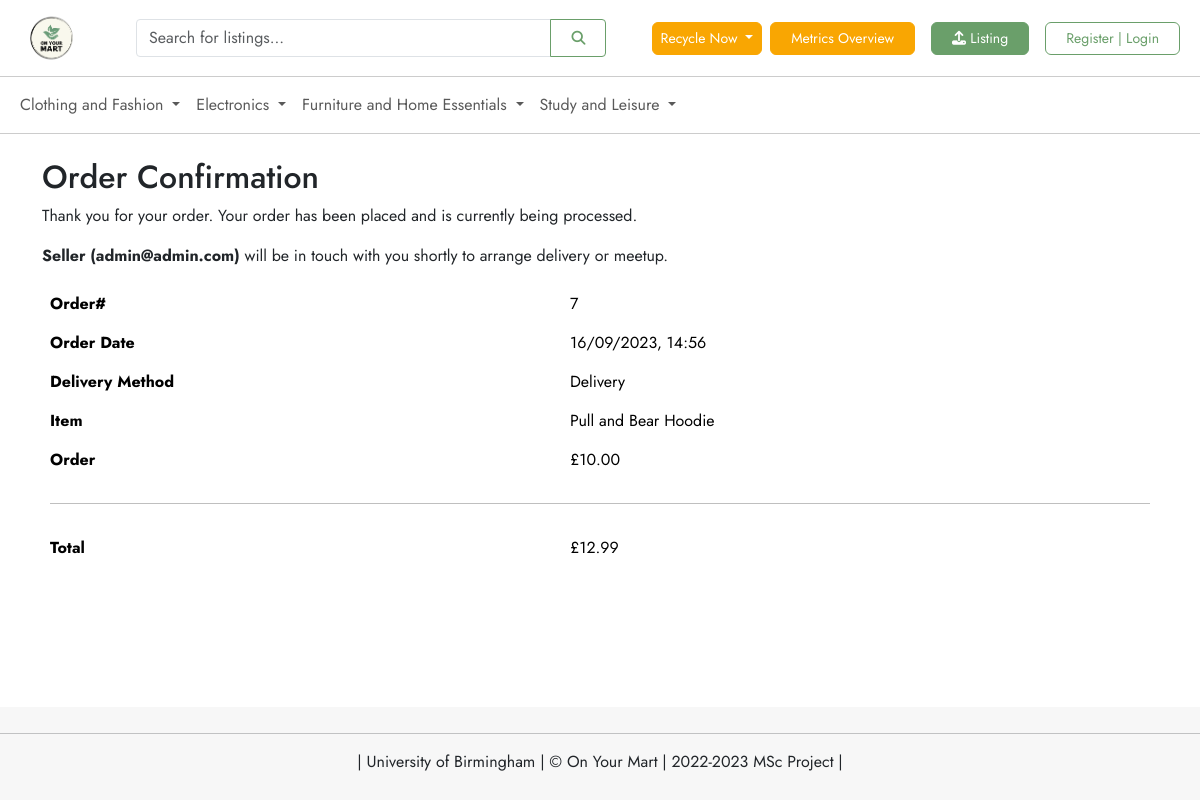
Page /order/confirmation/7/ on the committed database.
### listing/models.py (models this page shows, shortened)
class Category(models.Model):
    name = models.CharField(max_length=100)
    parent = models.ForeignKey('self', null=True, blank=True, on_delete=models.CASCADE)

class Listing(models.Model):
    user = models.ForeignKey(CustomUser, on_delete=models.CASCADE)
    listing_type = models.ForeignKey(ListingType, on_delete=models.CASCADE)
    name = models.CharField(max_length=30)
    description = models.TextField(max_length=500)
    category = models.ForeignKey(Category, on_delete=models.CASCADE, related_name='listings')
    condition = models.ForeignKey(Condition, on_delete=models.CASCADE)
    price = models.DecimalField(max_digits=10, decimal_places=2, validators=[MinValueValidator(0.00)], default=0.00)
    meetup_available = models.BooleanField(default=False)
    meetup_point = models.ForeignKey(MeetupPoint, on_delete=models.CASCADE, null=True, blank=True)
    status = models.ForeignKey(Status, on_delete=models.CASCADE, default=1)
    created_date = models.DateTimeField(auto_now_add=True)

### order/models.py (models this page shows, shortened)
class Order(models.Model):
    listing = models.OneToOneField(Listing, on_delete=models.SET_NULL, null=True)
    buyer = models.ForeignKey(CustomUser, related_name='buyer_orders', on_delete=models.CASCADE)
    seller = models.ForeignKey(CustomUser, related_name='seller_orders', on_delete=models.CASCADE)
    logistics_option = models.ForeignKey(LogisticsOption, on_delete=models.SET_NULL, null=True)
    shipping_fee_weight = models.ForeignKey(ShippingFeeWeight, on_delete=models.SET_NULL, null=True)
    weight = models.DecimalField(max_digits=6, decimal_places=2, null=True, blank=True)
    total_price = models.DecimalField(max_digits=6, decimal_places=2, null=True)
    order_date = models.DateTimeField(auto_now_add=True)
    completed_date = models.DateTimeField(null=True, blank=True)
    buyer_confirmed = models.BooleanField(default=False)
    seller_confirmed = models.BooleanField(default=False)

### user/models.py (models this page shows, shortened)
class CustomUser(AbstractBaseUser, PermissionsMixin):
    first_name = models.CharField(max_length=30, null=True, blank=True)
    last_name = models.CharField(max_length=30, null=True, blank=True)
    email = models.EmailField(unique=True, null=False, blank=False)
    avatar = models.ImageField(upload_to='avatar/', null=True, blank=True)
    bio = models.CharField(max_length=300, null=True, blank=True)
    university = models.ForeignKey(University, null=True, on_delete=models.CASCADE)
    city = models.ForeignKey(City, on_delete=models.CASCADE, null=True)
    move_out_date = models.DateField(null=False, blank=False, default=timezone.now)
    is_staff = models.BooleanField(default=False)
    is_active = models.BooleanField(default=True)
    deleted_at = models.DateTimeField(null=True, blank=True)
    date_joined = models.DateTimeField(default=timezone.now)
    objects = CustomUserManager()
    USERNAME_FIELD = 'email'
    REQUIRED_FIELDS = []
    def __str__(self):
        return self.email

### order/views.py (the view)
# urls.py: path('confirmation/<int:order_id>/', views.received_order, name='purchase_confirmation'),
def received_order(request, order_id):
    order = Order.objects.get(pk=order_id)
    return render(request, 'purchase_confirmation.html', {'order': order})

### listing/context_processors.py (called while the page is built)
def categories(request):
    return {
        'categories': Category.objects.filter(parent=None)
    }

### order/templates/purchase_confirmation.html (shortened to what this page needs)
{% extends "base.html" %}
{% block content %}
    <div class="container mt-4">
        <h2> Order Confirmation</h2>
        <p>Thank you for your order. Your order has been placed and is currently being processed.</p>
        <p><strong>Seller ({{ order.seller   }})</strong> will be in touch with you shortly to arrange delivery or
            meetup.</p>
        <table class="table table-borderless">
            <tbody>
            <tr>
                <td><strong>Order#</strong></td>
                <td> {{ order.id }}</td>
            <tr>
                <td><strong>Order Date</strong></td>
                <td>{{ order.order_date|date:"d/m/Y, H:i" }}</td>
            </tr>
            <tr>
                <td><strong>Delivery Method</strong></td>
                <td>{% if order.logistics_option.name == 'Delivery' %}Delivery{% else %}Meetup{% endif %}</td>
            </tr>
            <tr>
                <td><strong>Item</strong></td>
                <td>{{ order.listing.name }}</td>
            </tr>
            <tr>
                <td><strong>Order</strong></td>
                <td>£{{ order.listing.price }}</td>
            </tr>
            <tr>
                <td colspan="2">
                    <hr>
                </td>
            </tr>
            <tr>
                <td><strong>Total</strong></td>
                <td id="total_price">£{{ order.total_price }}</td>
            </tr>
            </tbody>
        </table>
    </div>
{% endblock %}

### templates/base.html (shortened to what this page needs)
{% load django_bootstrap5 %}
{% load django_bootstrap5 %}
{% load django_bootstrap5 %}
{% load static %}
{% load django_bootstrap5 %}
{% bootstrap_css %}
<!DOCTYPE html>
<html lang="en">
<head>
    <link href="{% static 'fontawesomefree/css/all.min.css' %}" rel="stylesheet" type="text/css">
    <link rel="stylesheet" href="{% static 'css/style.css' %}">
</head>
<body>
<div class="wrapper">
    <nav class="navbar navbar-expand-lg navbar-light custom-nav">
        <div class="container-fluid">
            <a class="navbar-brand" href="{% url 'home' %}">
                <img src="{% static 'image/logo.png' %}" alt="logo" width="79" height="60">
            </a>
            <div class="search-bar">
                <form class="input-group" action="{% url 'search_listing' %}" method="get">
                    <input class="form-control" type="search" placeholder="Search for listings..."
                           aria-label="Search" name="query" value="{{ request.GET.query }}">
                    <button class="btn btn-primary" type="submit"><i class="fas fa-search"></i></button>
                </form>
            </div>
            <div class="ml-auto">
                <ul class="navbar-nav">
                    <li class="nav-item dropdown">
                        <a class="nav-link dropdown-toggle btn edu-function" href="#" id="recycleNowDropdown"
                           data-bs-toggle="dropdown">
                            Recycle Now
                        </a>
                    </li>
                    <li>
                        <a class="nav-link" href="{% url 'kpi_overview' %}">
                            <button class="btn edu-function">Metrics Overview</button>
                        </a>
                    </li>
                    {% if user.is_authenticated %}
                        <li>
                            <a class="nav-link" href="{% url 'create_listing' %}">
                                <button class="btn btn-eye-catching">
                                    <i class="fa-solid fa-upload"></i>
                                    Listing
                                </button>
                            </a>
                        </li>
                        <li class="nav-item">
                            <a class="nav-link" href="{% url 'chatroom_without_id' %}">
                                <i class="fa-regular fa-envelope"></i>
                                <span class="notification-badge" id="message-notification-badge">0</span>
                            </a>
                        </li>
                        <li class="nav-item dropdown">
                            <a class="hello-btn nav-link dropdown-toggle" href="#" id="navbarDropdownMenuLink"
                               data-bs-toggle="dropdown">
                                {% if user.avatar %}
                                    <img src="{{ user.avatar.url }}" alt="avatar" class="avatar-img small-avatar">
                                {% else %}
                                    <i class="fas fa-user-circle" style="font-size: 33px;"></i>
                                {% endif %}
                            </a>
                            <div class="dropdown-menu dropdown-menu-end" aria-labelledby="navbarDropdownMenuLink">
                                <a class="dropdown-item" href="{% url 'kpi_user' %}"> Listing Insight</a>
                                <a class="dropdown-item" href="{% url 'profile' %}">Profile</a>
                                <a class="dropdown-item" href="{% url 'change_password' %}">Change Password</a>
                                <a class="dropdown-item" href="{% url 'logout' %}">Logout</a>
                            </div>
                        </li>
                    {% else %}
                        <li>
                            <a class="nav-link" href="{% url 'login' %}">
                                <button class="btn btn-eye-catching">
                                    <i class="fas fa-upload"></i> Listing
                                </button>
                            </a>
                        </li>
                        <li class="nav-item">
                            <a class="nav-link" href="{% url 'login' %}">
                                <button class="btn btn-primary">Register | Login</button>
                            </a>
                        </li>
                    {% endif %}
                </ul>
            </div>
        </div>
    </nav>
    <nav class="navbar navbar-expand-lg navbar-light custom-dropdown-menu">
        <div class="container-fluid">
            <div class="collapse navbar-collapse" id="categoriesNavbar">
                <ul class="navbar-nav">
                    {% for category in categories %}
                        <li class="nav-item dropdown">
                            <a class="nav-link dropdown-toggle" href="#" id="navbarDropdownMenuLink_{{ category.name }}"
                               data-bs-toggle="dropdown" aria-expanded="false">
                                {{ category.name }}
                            </a>
                        </li>
                    {% endfor %}
                </ul>
            </div>
        </div>
    </nav>
    <main>
        {% block content %}
        {% endblock %}
    </main>
    <footer>
        <hr>
        <p class="text-center"> | University of Birmingham | &copy; On Your Mart | 2022-2023 MSc Project |</p>
    </footer>
</div>
</body>
</html>

### static/css/style.css (style rules this page uses)
html, body { height: 100%; margin: 0; padding: 0; }
body { display: flex; flex-direction: column; }
.wrapper { min-height: 100%; display: flex; flex-direction: column; }
main { flex: 1; }
footer { margin-top: 30px; background-color: #f7f7f7; padding: 10px 0; }
body, h1, h2, h3, h4, h5, h6, p { font-family: 'Jost', sans-serif; }
.navbar-brand { padding: 0; margin: 0; display: inline; }
.navbar-brand img { display: block; }
.custom-nav { background-color: #ffffff; border-bottom: 1px solid #cccccc; }
.custom-nav .navbar-nav { align-items: center; margin: 0; padding: 0; }
.custom-dropdown-menu { background-color: #ffffff; border-bottom: 1px solid #cccccc; }
.search-bar { display: flex; justify-content: center; align-items: center; width: 40%; }
.search-bar .input-group { margin: 0; padding: 0; }
.search-bar .form-control { border-radius: 0.25rem 0 0 0.25rem; }
.search-bar .btn-primary { border-radius: 0 0.25rem 0.25rem 0; }
.btn-primary { background-color: #ffffff; color: #6a9f6a; font-size: 14px; border: 1px solid #6a9f6a; text-align: center; padding: 5px 20px; display: inline-block; outline: none; transition: background-color 0.3s, color 0.3s, border-color 0.3s, transform 0.3s; }
.btn-eye-catching { background-color: #6a9f6a; color: #ffffff; font-size: 14px; border: 1px solid #6a9f6a; text-align: center; padding: 5px 20px; display: inline-block; outline: none; transition: background-color 0.3s, color 0.3s, border-color 0.3s, transform 0.3s; }
.edu-function { background-color: #f9a602; color: #ffffff; font-size: 14px; border: 1px solid #f9a602; text-align: center; padding: 5px 20px; display: inline-block; outline: none; transition: background-color 0.3s, color 0.3s, border-color 0.3s, transform 0.3s; }
.container-fluid { margin-top: auto; }

### rows in the picture
Category: name "Clothing and Fashion"
Category: name "Electronics"
Category: name "Furniture and Home Essentials"
Category: name "Study and Leisure"
Order: seller "admin@admin.com", id "7", order_date "16/09/2023, 14:56", listing.name "Pull and Bear Hoodie", listing.price "10.00", total_price "12.99"
